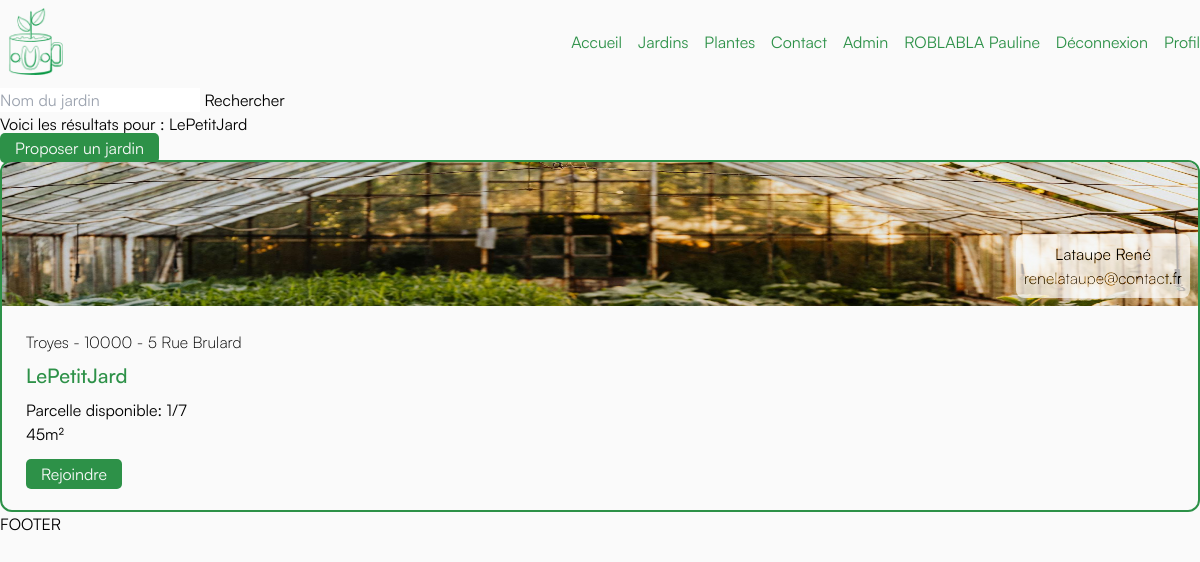
Screenshot of /User/resultatRechercheJardin.php?texte=LePetitJard (signed in) with the database file from the repository.
### tables this page shows
CREATE TABLE `JARDIN` (
  `idJardin` int(11) NOT NULL,
  `name` varchar(100) DEFAULT NULL,
  `ville` varchar(50) NOT NULL,
  `CP` int(10) NOT NULL,
  `adresse` varchar(100) NOT NULL,
  `taille` int(25) NOT NULL,
  `max` int(10) NOT NULL,
  `img` varchar(100) DEFAULT 'default.png',
  `ownerId` int(11) DEFAULT NULL
);

CREATE TABLE `USER` (
  `idUser` int(11) NOT NULL,
  `name` varchar(100) NOT NULL,
  `forname` varchar(100) NOT NULL,
  `email` varchar(100) DEFAULT NULL,
  `password` varchar(100) DEFAULT NULL
);

### User/resultatRechercheJardin.php (the view)
<?php
require_once('../assets/conf/head.inc.php');
require_once('../assets/conf/conf.inc.php');
require_once('../assets/conf/header.inc.php');
?>
<form action="/User/resultatRechercheJardin.php" method="get">
    <input type="text" name="texte" placeholder="Nom du jardin">
    <button type="submit">Rechercher</button>
</form>
<?php
try {
    if (isset($_GET['texte']) && !empty($_GET['texte'])) {
        $nom = htmlspecialchars($_GET['texte']);
        echo "<p>Voici les résultats pour : $nom</p>";
        $req = $db->prepare('SELECT JARDIN.idJardin, JARDIN.ownerId, JARDIN.name AS jardinName, JARDIN.ville, JARDIN.CP, JARDIN.adresse, JARDIN.taille, JARDIN.max, JARDIN.img, USER.name AS userName, USER.forname AS userForname, USER.email AS userEmail, COUNT(PARCELLE.idParcelle) AS countParcelles
            FROM JARDIN
            INNER JOIN USER ON JARDIN.ownerId = USER.idUser
            LEFT JOIN PARCELLE ON PARCELLE.jardinId = JARDIN.idJardin
            WHERE JARDIN.name LIKE :Jnom
            GROUP BY JARDIN.idJardin');
        $searchTerm = '%' . $nom . '%';
        $req->bindParam(':Jnom', $searchTerm, PDO::PARAM_STR);
        $req->execute();
        $jardins = $req->fetchAll();
        if (!empty($_SESSION['id'])) {
            echo '<a class="button-primary" href="/Jardin/proposerJardin.php">Proposer un jardin</a>';
        }
        echo '<div class="flex flex-col gap-8">';
        foreach ($jardins as $jardin) {
            echo '<div class="relative border-2 border-main rounded-xl overflow-hidden">';
            echo '<div class="relative overflow-hidden h-36 w-full">';
            echo '<img class="w-full h-full" src="/assets/Uploads/' . htmlspecialchars($jardin['img']) . '"></img>';
            echo '<div class="absolute bottom-2 right-2 flex p-2 bg-grey bg-opacity-50 rounded-lg mix-blend-hard-light flex-col center items-center">';
            if (!empty($jardin['userName']) && !empty($jardin['userForname']) && !empty($jardin['userEmail'])) {
                echo '<p>' . htmlspecialchars($jardin['userName']) . ' ' . htmlspecialchars($jardin['userForname']) . '</p>';
                echo '<p class="satoshi-light">' . htmlspecialchars($jardin['userEmail']) . '</p>';
            } else {
                echo '<p>Responsable: Inconnu</p>';
            }
            echo '</div>';
            echo '</div>';
            echo '<div class="p-6 relative block">';
            echo '<p class="satoshi-light">' . htmlspecialchars($jardin['ville']) . ' - ' . htmlspecialchars($jardin['CP']) . ' - ' . htmlspecialchars($jardin['adresse']) . '</p>';
            echo '<p class="text-xl text-main satoshi-medium py-2">' . htmlspecialchars($jardin['jardinName']) . '</p>';
            echo '<p>Parcelle disponible: ' . htmlspecialchars($jardin['countParcelles']) . '/' . htmlspecialchars($jardin['max']) . '</p>';
            echo '<p class="pb-4">' . htmlspecialchars($jardin['taille']) . 'm²</p>';
            if (!empty($_SESSION['id'])) {
                if ($jardin['countParcelles'] < $jardin['max'] && $jardin['ownerId'] != $_SESSION['id'] && $jardin['countParcelles'] > 0) {
                    echo '<a class="button-primary" href="rejoindreJardin.php?idJardin=' . htmlspecialchars($jardin['idJardin']) . '&idUser=' . htmlspecialchars($_SESSION['id']) . '">Rejoindre</a>';
                } else {
                    echo '<span>Parcelles pleines</span>';
                }
            } else {
                echo '<span>Connectez-vous pour rejoindre une parcelle</span>';
            }
            echo '</div>';
            echo '</div>';
        }
        echo '</div>';
    }
} catch (PDOException $e) {
    echo 'Erreur lors de la récupération des jardins: ' . $e->getMessage();
}
?>
<?php
require_once('../assets/conf/footer.inc.php');
?>

### assets/css/style.css (style rules this page uses)
* { box-sizing: border-box; padding: 0; margin: 0; }
.button-primary { background-color: #2D9148; color: #FAFAFA; padding: 5px 15px; border: 1px transparent; border-radius: 5px; cursor: pointer; }
.satoshi-light { font-family: 'Satoshi-Light'; }
.satoshi-medium { font-family: 'Satoshi-Medium'; }

### rows the page displays
jardin: img (picture), ownerId.name "Lataupe", ownerId.forname "René", ownerId.email "renelataupe@contact.fr", ville "Troyes", CP "10000", adresse "5 Rue Brulard", name "LePetitJard", countParcelles "1", max "7", taille "45"

### other values shown
$_SESSION['nom'] "ROBLABLA"
$_SESSION['prenom'] "Pauline"
$nom "LePetitJard"
